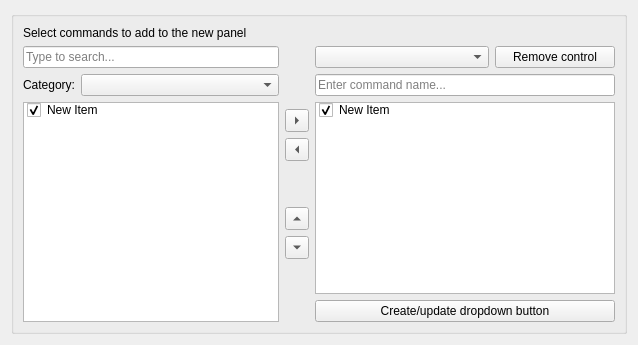
           <widget class="QWidget" name="tab">
            <attribute name="title">
             <string>Create dropdown buttons</string>
            </attribute>
            <layout class="QGridLayout" name="gridLayout_43">
             <item row="1" column="3">
              <widget class="QGroupBox" name="groupBox_5">
               <property name="title">
                <string/>
               </property>
               <layout class="QGridLayout" name="gridLayout_50">
                <item row="0" column="0">
                 <widget class="QLabel" name="label_23">
                  <property name="text">
                   <string>Select commands to add to the new panel</string>
                  </property>
                 </widget>
                </item>
                <item row="1" column="0">
                 <layout class="QGridLayout" name="gridLayout_40">
                  <item row="0" column="0">
                   <widget class="QLineEdit" name="SearchBar_DDB">
                    <property name="inputMask">
                     <string/>
                    </property>
                    <property name="text">
                     <string/>
                    </property>
                    <property name="placeholderText">
                     <string>Type to search...</string>
                    </property>
                   </widget>
                  </item>
                  <item row="2" column="0">
                   <widget class="QListWidget" name="CommandsAvailable_DDB">
                    <property name="selectionMode">
                     <enum>QAbstractItemView::SelectionMode::ExtendedSelection</enum>
                    </property>
                    <property name="sortingEnabled">
                     <bool>true</bool>
                    </property>
                    <item>
                     <property name="text">
                      <string>New Item</string>
                     </property>
                     <property name="checkState">
                      <enum>Checked</enum>
                     </property>
                    </item>
                   </widget>
                  </item>
                  <item row="1" column="0">
                   <layout class="QGridLayout" name="gridLayout_41">
                    <item row="0" column="0">
                     <widget class="QLabel" name="label_22">
                      <property name="sizePolicy">
                       <sizepolicy hsizetype="Fixed" vsizetype="Preferred">
                        <horstretch>0</horstretch>
                        <verstretch>0</verstretch>
                       </sizepolicy>
                      </property>
                      <property name="text">
                       <string>Category:</string>
                      </property>
                     </widget>
                    </item>
                    <item row="0" column="1">
                     <widget class="QComboBox" name="ListCategory_DDB">
                      <property name="insertPolicy">
                       <enum>QComboBox::InsertPolicy::InsertAlphabetically</enum>
                      </property>
                     </widget>
                    </item>
                   </layout>
                  </item>
                 </layout>
                </item>
                <item row="1" column="1">
                 <layout class="QGridLayout" name="gridLayout_42">
                  <item row="4" column="0">
                   <spacer name="verticalSpacer_19">
                    <property name="orientation">
                     <enum>Qt::Orientation::Vertical</enum>
                    </property>
                    <property name="sizeType">
                     <enum>QSizePolicy::Policy::Fixed</enum>
                    </property>
                    <property name="sizeHint" stdset="0">
                     <size>
                      <width>20</width>
                      <height>40</height>
                     </size>
                    </property>
                   </spacer>
                  </item>
                  <item row="5" column="0">
                   <widget class="QToolButton" name="MoveUpCommand_DDB">
                    <property name="toolTip">
                     <string>Move up</string>
                    </property>
                    <property name="text">
                     <string notr="true">...</string>
                    </property>
                    <property name="arrowType">
                     <enum>Qt::ArrowType::UpArrow</enum>
                    </property>
                   </widget>
                  </item>
                  <item row="7" column="0">
                   <spacer name="verticalSpacer_21">
                    <property name="orientation">
                     <enum>Qt::Orientation::Vertical</enum>
                    </property>
                    <property name="sizeHint" stdset="0">
                     <size>
                      <width>20</width>
                      <height>40</height>
                     </size>
                    </property>
                   </spacer>
                  </item>
                  <item row="2" column="0">
                   <widget class="QToolButton" name="RemoveCommand_DDB">
                    <property name="toolTip">
                     <string>Remove command</string>
                    </property>
                    <property name="text">
                     <string notr="true">...</string>
                    </property>
                    <property name="arrowType">
                     <enum>Qt::ArrowType::LeftArrow</enum>
                    </property>
                   </widget>
                  </item>
                  <item row="6" column="0">
                   <widget class="QToolButton" name="MoveDownCommand_DDB">
                    <property name="toolTip">
                     <string>Move down</string>
                    </property>
                    <property name="text">
                     <string notr="true">...</string>
                    </property>
                    <property name="arrowType">
                     <enum>Qt::ArrowType::DownArrow</enum>
                    </property>
                   </widget>
                  </item>
                  <item row="0" column="0">
                   <spacer name="verticalSpacer_20">
                    <property name="orientation">
                     <enum>Qt::Orientation::Vertical</enum>
                    </property>
                    <property name="sizeHint" stdset="0">
                     <size>
                      <width>20</width>
                      <height>40</height>
                     </size>
                    </property>
                   </spacer>
                  </item>
                  <item row="1" column="0">
                   <widget class="QToolButton" name="AddCommand_DDB">
                    <property name="toolTip">
                     <string>Add command</string>
                    </property>
                    <property name="text">
                     <string notr="true">...</string>
                    </property>
                    <property name="arrowType">
                     <enum>Qt::ArrowType::RightArrow</enum>
                    </property>
                   </widget>
                  </item>
                 </layout>
                </item>
                <item row="1" column="2">
                 <layout class="QGridLayout" name="gridLayout_36">
                  <item row="2" column="0" colspan="2">
                   <widget class="QListWidget" name="NewControl_DDB">
                    <property name="sizePolicy">
                     <sizepolicy hsizetype="MinimumExpanding" vsizetype="Expanding">
                      <horstretch>0</horstretch>
                      <verstretch>0</verstretch>
                     </sizepolicy>
                    </property>
                    <property name="minimumSize">
                     <size>
                      <width>300</width>
                      <height>0</height>
                     </size>
                    </property>
                    <property name="selectionMode">
                     <enum>QAbstractItemView::SelectionMode::SingleSelection</enum>
                    </property>
                    <property name="sortingEnabled">
                     <bool>false</bool>
                    </property>
                    <item>
                     <property name="text">
                      <string>New Item</string>
                     </property>
                     <property name="checkState">
                      <enum>Checked</enum>
                     </property>
                    </item>
                   </widget>
                  </item>
                  <item row="3" column="0" colspan="2">
                   <widget class="QPushButton" name="CreateControl_DDB">
                    <property name="text">
                     <string>Create/update dropdown button</string>
                    </property>
                   </widget>
                  </item>
                  <item row="1" column="0" colspan="2">
                   <widget class="QLineEdit" name="ControlName_DDB">
                    <property name="inputMask">
                     <string/>
                    </property>
                    <property name="text">
                     <string/>
                    </property>
                    <property name="placeholderText">
                     <string>Enter command name...</string>
                    </property>
                   </widget>
                  </item>
                  <item row="0" column="1">
                   <widget class="QPushButton" name="RemoveControl_DDB">
                    <property name="sizePolicy">
                     <sizepolicy hsizetype="Fixed" vsizetype="Fixed">
                      <horstretch>0</horstretch>
                      <verstretch>0</verstretch>
                     </sizepolicy>
                    </property>
                    <property name="minimumSize">
                     <size>
                      <width>120</width>
                      <height>0</height>
                     </size>
                    </property>
                    <property name="text">
                     <string>Remove control</string>
                    </property>
                   </widget>
                  </item>
                  <item row="0" column="0">
                   <widget class="QComboBox" name="CommandList_DDB"/>
                  </item>
                 </layout>
                </item>
               </layout>
              </widget>
             </item>
            </layout>
           </widget>
